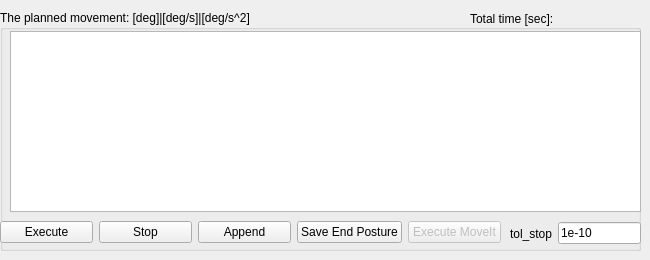
      <widget class="QWidget" name="tab_mov">
       <attribute name="title">
        <string>Movement</string>
       </attribute>
       <widget class="QGroupBox" name="groupBox_sol_mov">
        <property name="geometry">
         <rect>
          <x>0</x>
          <y>10</y>
          <width>641</width>
          <height>241</height>
         </rect>
        </property>
        <property name="title">
         <string>The planned movement: [deg]|[deg/s]|[deg/s^2]</string>
        </property>
        <widget class="QWidget" name="layoutWidget_time_mov">
         <property name="geometry">
          <rect>
           <x>470</x>
           <y>0</y>
           <width>166</width>
           <height>17</height>
          </rect>
         </property>
         <layout class="QHBoxLayout" name="horizontalLayout_time_mov">
          <item>
           <widget class="QLabel" name="label_totalTime_mov">
            <property name="text">
             <string>Total time [sec]:</string>
            </property>
           </widget>
          </item>
          <item>
           <widget class="QLabel" name="label_totalTime_value_mov">
            <property name="text">
             <string/>
            </property>
           </widget>
          </item>
         </layout>
        </widget>
        <widget class="QTableWidget" name="tableWidget_sol_mov">
         <property name="geometry">
          <rect>
           <x>10</x>
           <y>21</y>
           <width>631</width>
           <height>181</height>
          </rect>
         </property>
        </widget>
        <widget class="QWidget" name="layoutWidget_tol_stop">
         <property name="geometry">
          <rect>
           <x>510</x>
           <y>210</y>
           <width>131</width>
           <height>27</height>
          </rect>
         </property>
         <layout class="QHBoxLayout" name="horizontalLayout_19">
          <item>
           <widget class="QLabel" name="label_34">
            <property name="text">
             <string>tol_stop</string>
            </property>
           </widget>
          </item>
          <item>
           <widget class="QLineEdit" name="lineEdit_tol_stop_mov">
            <property name="text">
             <string>1e-10</string>
            </property>
           </widget>
          </item>
         </layout>
        </widget>
        <widget class="QWidget" name="layoutWidget">
         <property name="geometry">
          <rect>
           <x>0</x>
           <y>210</y>
           <width>501</width>
           <height>25</height>
          </rect>
         </property>
         <layout class="QHBoxLayout" name="horizontalLayout_16">
          <item>
           <widget class="QPushButton" name="pushButton_execMov">
            <property name="text">
             <string>Execute</string>
            </property>
           </widget>
          </item>
          <item>
           <widget class="QPushButton" name="pushButton_stop_mov">
            <property name="text">
             <string>Stop</string>
            </property>
           </widget>
          </item>
          <item>
           <widget class="QPushButton" name="pushButton_append_mov">
            <property name="text">
             <string>Append</string>
            </property>
           </widget>
          </item>
          <item>
           <widget class="QPushButton" name="pushButton_save_end_posture">
            <property name="text">
             <string>Save End Posture</string>
            </property>
           </widget>
          </item>
          <item>
           <widget class="QPushButton" name="pushButton_execMov_moveit">
            <property name="enabled">
             <bool>false</bool>
            </property>
            <property name="text">
             <string>Execute MoveIt</string>
            </property>
           </widget>
          </item>
         </layout>
        </widget>
       </widget>
      </widget>
